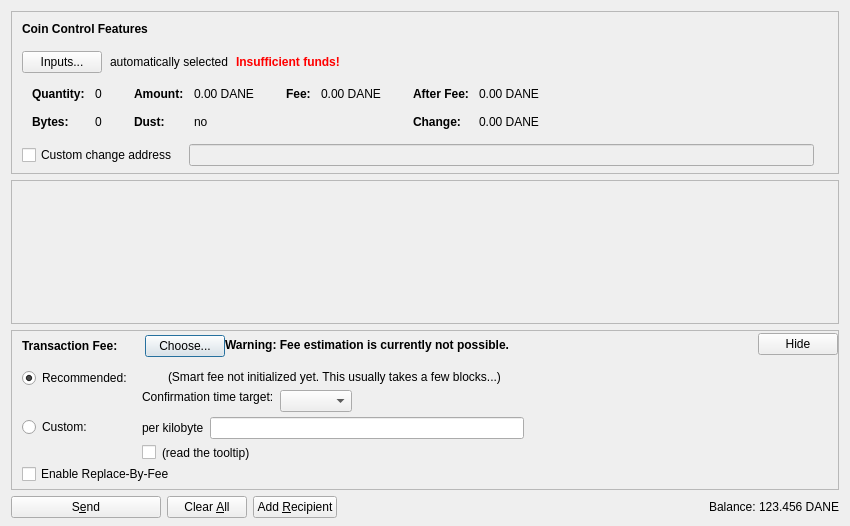
<?xml version="1.0" encoding="UTF-8"?>
<ui version="4.0">
 <class>SendCoinsDialog</class>
 <widget class="QDialog" name="SendCoinsDialog">
  <property name="geometry">
   <rect>
    <x>0</x>
    <y>0</y>
    <width>850</width>
    <height>526</height>
   </rect>
  </property>
  <property name="windowTitle">
   <string>Send Coins</string>
  </property>
  <layout class="QVBoxLayout" name="verticalLayout" stretch="0,1,0,0">
   <property name="bottomMargin">
    <number>8</number>
   </property>
   <item>
    <widget class="QFrame" name="frameCoinControl">
     <property name="sizePolicy">
      <sizepolicy hsizetype="Expanding" vsizetype="Expanding">
       <horstretch>0</horstretch>
       <verstretch>0</verstretch>
      </sizepolicy>
     </property>
     <property name="maximumSize">
      <size>
       <width>16777215</width>
       <height>16777215</height>
      </size>
     </property>
     <property name="frameShape">
      <enum>QFrame::StyledPanel</enum>
     </property>
     <property name="frameShadow">
      <enum>QFrame::Sunken</enum>
     </property>
     <layout class="QVBoxLayout" name="verticalLayoutCoinControl2">
      <property name="spacing">
       <number>0</number>
      </property>
      <property name="leftMargin">
       <number>0</number>
      </property>
      <property name="topMargin">
       <number>0</number>
      </property>
      <property name="rightMargin">
       <number>0</number>
      </property>
      <property name="bottomMargin">
       <number>6</number>
      </property>
      <item>
       <layout class="QVBoxLayout" name="verticalLayoutCoinControl" stretch="0,0,0,0,1">
        <property name="spacing">
         <number>0</number>
        </property>
        <property name="leftMargin">
         <number>10</number>
        </property>
        <property name="topMargin">
         <number>10</number>
        </property>
        <item>
         <layout class="QHBoxLayout" name="horizontalLayoutCoinControl1">
          <property name="bottomMargin">
           <number>15</number>
          </property>
          <item>
           <widget class="QLabel" name="labelCoinControlFeatures">
            <property name="sizePolicy">
             <sizepolicy hsizetype="Preferred" vsizetype="Maximum">
              <horstretch>0</horstretch>
              <verstretch>0</verstretch>
             </sizepolicy>
            </property>
            <property name="font">
             <font>
              <weight>75</weight>
              <bold>true</bold>
             </font>
            </property>
            <property name="styleSheet">
             <string notr="true">font-weight:bold;</string>
            </property>
            <property name="text">
             <string>Coin Control Features</string>
            </property>
           </widget>
          </item>
         </layout>
        </item>
        <item>
         <layout class="QHBoxLayout" name="horizontalLayoutCoinControl2" stretch="0,0,0,0">
          <property name="spacing">
           <number>8</number>
          </property>
          <property name="bottomMargin">
           <number>10</number>
          </property>
          <item>
           <widget class="QPushButton" name="pushButtonCoinControl">
            <property name="styleSheet">
             <string notr="true"/>
            </property>
            <property name="text">
             <string>Inputs...</string>
            </property>
            <property name="autoDefault">
             <bool>false</bool>
            </property>
           </widget>
          </item>
          <item>
           <widget class="QLabel" name="labelCoinControlAutomaticallySelected">
            <property name="text">
             <string>automatically selected</string>
            </property>
            <property name="margin">
             <number>5</number>
            </property>
           </widget>
          </item>
          <item>
           <widget class="QLabel" name="labelCoinControlInsuffFunds">
            <property name="font">
             <font>
              <weight>75</weight>
              <bold>true</bold>
             </font>
            </property>
            <property name="styleSheet">
             <string notr="true">color:red;font-weight:bold;</string>
            </property>
            <property name="text">
             <string>Insufficient funds!</string>
            </property>
            <property name="margin">
             <number>5</number>
            </property>
           </widget>
          </item>
          <item>
           <spacer name="horizontalSpacerCoinControl">
            <property name="orientation">
             <enum>Qt::Horizontal</enum>
            </property>
            <property name="sizeHint" stdset="0">
             <size>
              <width>40</width>
              <height>1</height>
             </size>
            </property>
           </spacer>
          </item>
         </layout>
        </item>
        <item>
         <widget class="QWidget" name="widgetCoinControl" native="true">
          <property name="sizePolicy">
           <sizepolicy hsizetype="Preferred" vsizetype="Preferred">
            <horstretch>0</horstretch>
            <verstretch>0</verstretch>
           </sizepolicy>
          </property>
          <property name="minimumSize">
           <size>
            <width>0</width>
            <height>0</height>
           </size>
          </property>
          <property name="styleSheet">
           <string notr="true"/>
          </property>
          <layout class="QHBoxLayout" name="horizontalLayoutCoinControl5">
           <property name="leftMargin">
            <number>0</number>
           </property>
           <property name="topMargin">
            <number>0</number>
           </property>
           <property name="rightMargin">
            <number>0</number>
           </property>
           <property name="bottomMargin">
            <number>0</number>
           </property>
           <item>
            <layout class="QHBoxLayout" name="horizontalLayoutCoinControl3" stretch="0,0,0,1">
             <property name="spacing">
              <number>20</number>
             </property>
             <property name="topMargin">
              <number>0</number>
             </property>
             <property name="bottomMargin">
              <number>10</number>
             </property>
             <item>
              <layout class="QFormLayout" name="formLayoutCoinControl1">
               <property name="horizontalSpacing">
                <number>10</number>
               </property>
               <property name="verticalSpacing">
                <number>14</number>
               </property>
               <property name="leftMargin">
                <number>10</number>
               </property>
               <property name="topMargin">
                <number>4</number>
               </property>
               <property name="rightMargin">
                <number>6</number>
               </property>
               <item row="0" column="0">
                <widget class="QLabel" name="labelCoinControlQuantityText">
                 <property name="font">
                  <font>
                   <weight>75</weight>
                   <bold>true</bold>
                  </font>
                 </property>
                 <property name="text">
                  <string>Quantity:</string>
                 </property>
                 <property name="margin">
                  <number>0</number>
                 </property>
                </widget>
               </item>
               <item row="0" column="1">
                <widget class="QLabel" name="labelCoinControlQuantity">
                 <property name="cursor">
                  <cursorShape>IBeamCursor</cursorShape>
                 </property>
                 <property name="contextMenuPolicy">
                  <enum>Qt::ActionsContextMenu</enum>
                 </property>
                 <property name="text">
                  <string notr="true">0</string>
                 </property>
                 <property name="margin">
                  <number>0</number>
                 </property>
                 <property name="textInteractionFlags">
                  <set>Qt::LinksAccessibleByMouse|Qt::TextSelectableByKeyboard|Qt::TextSelectableByMouse</set>
                 </property>
                </widget>
               </item>
               <item row="1" column="0">
                <widget class="QLabel" name="labelCoinControlBytesText">
                 <property name="font">
                  <font>
                   <weight>75</weight>
                   <bold>true</bold>
                  </font>
                 </property>
                 <property name="text">
                  <string>Bytes:</string>
                 </property>
                </widget>
               </item>
               <item row="1" column="1">
                <widget class="QLabel" name="labelCoinControlBytes">
                 <property name="cursor">
                  <cursorShape>IBeamCursor</cursorShape>
                 </property>
                 <property name="contextMenuPolicy">
                  <enum>Qt::ActionsContextMenu</enum>
                 </property>
                 <property name="text">
                  <string notr="true">0</string>
                 </property>
                 <property name="textInteractionFlags">
                  <set>Qt::LinksAccessibleByMouse|Qt::TextSelectableByKeyboard|Qt::TextSelectableByMouse</set>
                 </property>
                </widget>
               </item>
              </layout>
             </item>
             <item>
              <layout class="QFormLayout" name="formLayoutCoinControl2">
               <property name="horizontalSpacing">
                <number>10</number>
               </property>
               <property name="verticalSpacing">
                <number>14</number>
               </property>
               <property name="leftMargin">
                <number>6</number>
               </property>
               <property name="topMargin">
                <number>4</number>
               </property>
               <property name="rightMargin">
                <number>6</number>
               </property>
               <item row="0" column="0">
                <widget class="QLabel" name="labelCoinControlAmountText">
                 <property name="font">
                  <font>
                   <weight>75</weight>
                   <bold>true</bold>
                  </font>
                 </property>
                 <property name="text">
                  <string>Amount:</string>
                 </property>
                 <property name="margin">
                  <number>0</number>
                 </property>
                </widget>
               </item>
               <item row="0" column="1">
                <widget class="QLabel" name="labelCoinControlAmount">
                 <property name="cursor">
                  <cursorShape>IBeamCursor</cursorShape>
                 </property>
                 <property name="contextMenuPolicy">
                  <enum>Qt::ActionsContextMenu</enum>
                 </property>
                 <property name="text">
                  <string notr="true">0.00 DANE</string>
                 </property>
                 <property name="textInteractionFlags">
                  <set>Qt::LinksAccessibleByMouse|Qt::TextSelectableByKeyboard|Qt::TextSelectableByMouse</set>
                 </property>
                </widget>
               </item>
               <item row="1" column="0">
                <widget class="QLabel" name="labelCoinControlLowOutputText">
                 <property name="font">
                  <font>
                   <weight>75</weight>
                   <bold>true</bold>
                  </font>
                 </property>
                 <property name="text">
                  <string>Dust:</string>
                 </property>
                </widget>
               </item>
               <item row="1" column="1">
                <widget class="QLabel" name="labelCoinControlLowOutput">
                 <property name="cursor">
                  <cursorShape>IBeamCursor</cursorShape>
                 </property>
                 <property name="contextMenuPolicy">
                  <enum>Qt::ActionsContextMenu</enum>
                 </property>
                 <property name="text">
                  <string notr="true">no</string>
                 </property>
                 <property name="textInteractionFlags">
                  <set>Qt::LinksAccessibleByMouse|Qt::TextSelectableByKeyboard|Qt::TextSelectableByMouse</set>
                 </property>
                </widget>
               </item>
              </layout>
             </item>
             <item>
              <layout class="QFormLayout" name="formLayoutCoinControl3">
               <property name="horizontalSpacing">
                <number>10</number>
               </property>
               <property name="verticalSpacing">
                <number>14</number>
               </property>
               <property name="leftMargin">
                <number>6</number>
               </property>
               <property name="topMargin">
                <number>4</number>
               </property>
               <property name="rightMargin">
                <number>6</number>
               </property>
               <item row="0" column="0">
                <widget class="QLabel" name="labelCoinControlFeeText">
                 <property name="font">
                  <font>
                   <weight>75</weight>
                   <bold>true</bold>
                  </font>
                 </property>
                 <property name="text">
                  <string>Fee:</string>
                 </property>
                 <property name="margin">
                  <number>0</number>
                 </property>
                </widget>
               </item>
               <item row="0" column="1">
                <widget class="QLabel" name="labelCoinControlFee">
                 <property name="cursor">
                  <cursorShape>IBeamCursor</cursorShape>
                 </property>
                 <property name="contextMenuPolicy">
                  <enum>Qt::ActionsContextMenu</enum>
                 </property>
                 <property name="text">
                  <string notr="true">0.00 DANE</string>
                 </property>
                 <property name="textInteractionFlags">
                  <set>Qt::LinksAccessibleByMouse|Qt::TextSelectableByKeyboard|Qt::TextSelectableByMouse</set>
                 </property>
                </widget>
               </item>
              </layout>
             </item>
             <item>
              <layout class="QFormLayout" name="formLayoutCoinControl4">
               <property name="horizontalSpacing">
                <number>10</number>
               </property>
               <property name="verticalSpacing">
                <number>14</number>
               </property>
               <property name="leftMargin">
                <number>6</number>
               </property>
               <property name="topMargin">
                <number>4</number>
               </property>
               <property name="rightMargin">
                <number>6</number>
               </property>
               <item row="0" column="0">
                <widget class="QLabel" name="labelCoinControlAfterFeeText">
                 <property name="font">
                  <font>
                   <weight>75</weight>
                   <bold>true</bold>
                  </font>
                 </property>
                 <property name="text">
                  <string>After Fee:</string>
                 </property>
                 <property name="margin">
                  <number>0</number>
                 </property>
                </widget>
               </item>
               <item row="0" column="1">
                <widget class="QLabel" name="labelCoinControlAfterFee">
                 <property name="cursor">
                  <cursorShape>IBeamCursor</cursorShape>
                 </property>
                 <property name="contextMenuPolicy">
                  <enum>Qt::ActionsContextMenu</enum>
                 </property>
                 <property name="text">
                  <string notr="true">0.00 DANE</string>
                 </property>
                 <property name="textInteractionFlags">
                  <set>Qt::LinksAccessibleByMouse|Qt::TextSelectableByKeyboard|Qt::TextSelectableByMouse</set>
                 </property>
                </widget>
               </item>
               <item row="1" column="0">
                <widget class="QLabel" name="labelCoinControlChangeText">
                 <property name="font">
                  <font>
                   <weight>75</weight>
                   <bold>true</bold>
                  </font>
                 </property>
                 <property name="text">
                  <string>Change:</string>
                 </property>
                </widget>
               </item>
               <item row="1" column="1">
                <widget class="QLabel" name="labelCoinControlChange">
                 <property name="cursor">
                  <cursorShape>IBeamCursor</cursorShape>
                 </property>
                 <property name="contextMenuPolicy">
                  <enum>Qt::ActionsContextMenu</enum>
                 </property>
                 <property name="text">
                  <string notr="true">0.00 DANE</string>
                 </property>
                 <property name="textInteractionFlags">
                  <set>Qt::LinksAccessibleByMouse|Qt::TextSelectableByKeyboard|Qt::TextSelectableByMouse</set>
                 </property>
                </widget>
               </item>
              </layout>
             </item>
            </layout>
           </item>
          </layout>
         </widget>
        </item>
        <item>
         <layout class="QHBoxLayout" name="horizontalLayoutCoinControl4" stretch="0,0,0">
          <property name="spacing">
           <number>12</number>
          </property>
          <property name="sizeConstraint">
           <enum>QLayout::SetDefaultConstraint</enum>
          </property>
          <property name="topMargin">
           <number>5</number>
          </property>
          <property name="rightMargin">
           <number>5</number>
          </property>
          <item>
           <widget class="QCheckBox" name="checkBoxCoinControlChange">
            <property name="toolTip">
             <string>If this is activated, but the change address is empty or invalid, change will be sent to a newly generated address.</string>
            </property>
            <property name="text">
             <string>Custom change address</string>
            </property>
           </widget>
          </item>
          <item>
           <widget class="QValidatedLineEdit" name="lineEditCoinControlChange">
            <property name="enabled">
             <bool>false</bool>
            </property>
            <property name="sizePolicy">
             <sizepolicy hsizetype="Expanding" vsizetype="Fixed">
              <horstretch>0</horstretch>
              <verstretch>0</verstretch>
             </sizepolicy>
            </property>
           </widget>
          </item>
          <item>
           <widget class="QLabel" name="labelCoinControlChangeLabel">
            <property name="sizePolicy">
             <sizepolicy hsizetype="Preferred" vsizetype="Expanding">
              <horstretch>0</horstretch>
              <verstretch>0</verstretch>
             </sizepolicy>
            </property>
            <property name="minimumSize">
             <size>
              <width>0</width>
              <height>0</height>
             </size>
            </property>
            <property name="text">
             <string/>
            </property>
            <property name="margin">
             <number>3</number>
            </property>
           </widget>
          </item>
         </layout>
        </item>
        <item>
         <spacer name="verticalSpacerCoinControl">
          <property name="orientation">
           <enum>Qt::Vertical</enum>
          </property>
          <property name="sizeHint" stdset="0">
           <size>
            <width>800</width>
            <height>1</height>
           </size>
          </property>
         </spacer>
        </item>
       </layout>
      </item>
     </layout>
    </widget>
   </item>
   <item>
    <widget class="QScrollArea" name="scrollArea">
     <property name="widgetResizable">
      <bool>true</bool>
     </property>
     <widget class="QWidget" name="scrollAreaWidgetContents">
      <property name="geometry">
       <rect>
        <x>0</x>
        <y>0</y>
        <width>830</width>
        <height>104</height>
       </rect>
      </property>
      <layout class="QVBoxLayout" name="verticalLayout_2" stretch="0,1">
       <property name="leftMargin">
        <number>0</number>
       </property>
       <property name="topMargin">
        <number>0</number>
       </property>
       <property name="rightMargin">
        <number>0</number>
       </property>
       <property name="bottomMargin">
        <number>0</number>
       </property>
       <item>
        <layout class="QVBoxLayout" name="entries">
         <property name="spacing">
          <number>6</number>
         </property>
        </layout>
       </item>
       <item>
        <spacer name="verticalSpacer">
         <property name="orientation">
          <enum>Qt::Vertical</enum>
         </property>
         <property name="sizeHint" stdset="0">
          <size>
           <width>20</width>
           <height>40</height>
          </size>
         </property>
        </spacer>
       </item>
      </layout>
     </widget>
    </widget>
   </item>
   <item>
    <widget class="QFrame" name="frameFee">
     <property name="sizePolicy">
      <sizepolicy hsizetype="Expanding" vsizetype="Expanding">
       <horstretch>0</horstretch>
       <verstretch>0</verstretch>
      </sizepolicy>
     </property>
     <property name="maximumSize">
      <size>
       <width>16777215</width>
       <height>16777215</height>
      </size>
     </property>
     <property name="frameShape">
      <enum>QFrame::StyledPanel</enum>
     </property>
     <property name="frameShadow">
      <enum>QFrame::Sunken</enum>
     </property>
     <layout class="QVBoxLayout" name="verticalLayoutFee1">
      <property name="spacing">
       <number>0</number>
      </property>
      <property name="leftMargin">
       <number>0</number>
      </property>
      <property name="topMargin">
       <number>0</number>
      </property>
      <property name="rightMargin">
       <number>0</number>
      </property>
      <property name="bottomMargin">
       <number>0</number>
      </property>
      <item>
       <layout class="QVBoxLayout" name="verticalLayoutFee2" stretch="0,0,0">
        <property name="spacing">
         <number>0</number>
        </property>
        <property name="leftMargin">
         <number>10</number>
        </property>
        <property name="topMargin">
         <number>0</number>
        </property>
        <item>
         <layout class="QHBoxLayout" name="horizontalLayoutFee1">
          <property name="bottomMargin">
           <number>0</number>
          </property>
          <item>
           <layout class="QVBoxLayout" name="verticalLayoutFee7">
            <property name="spacing">
             <number>0</number>
            </property>
            <item>
             <spacer name="verticalSpacerSmartFee">
              <property name="orientation">
               <enum>Qt::Vertical</enum>
              </property>
              <property name="sizeType">
               <enum>QSizePolicy::Fixed</enum>
              </property>
              <property name="sizeHint" stdset="0">
               <size>
                <width>1</width>
                <height>4</height>
               </size>
              </property>
             </spacer>
            </item>
            <item>
             <layout class="QHBoxLayout" name="horizontalLayoutSmartFee">
              <property name="spacing">
               <number>10</number>
              </property>
              <item>
               <widget class="QLabel" name="labelFeeHeadline">
                <property name="sizePolicy">
                 <sizepolicy hsizetype="Preferred" vsizetype="Maximum">
                  <horstretch>0</horstretch>
                  <verstretch>0</verstretch>
                 </sizepolicy>
                </property>
                <property name="font">
                 <font>
                  <weight>75</weight>
                  <bold>true</bold>
                 </font>
                </property>
                <property name="styleSheet">
                 <string notr="true">font-weight:bold;</string>
                </property>
                <property name="text">
                 <string>Transaction Fee:</string>
                </property>
               </widget>
              </item>
              <item>
               <widget class="QLabel" name="labelFeeMinimized">
                <property name="text">
                 <string/>
                </property>
               </widget>
              </item>
              <item>
               <widget class="QPushButton" name="buttonChooseFee">
                <property name="text">
                 <string>Choose...</string>
                </property>
               </widget>
              </item>
             </layout>
            </item>
            <item>
             <spacer name="verticalSpacer_5">
              <property name="orientation">
               <enum>Qt::Vertical</enum>
              </property>
              <property name="sizeHint" stdset="0">
               <size>
                <width>1</width>
                <height>1</height>
               </size>
              </property>
             </spacer>
            </item>
           </layout>
          </item>
          <item>
           <widget class="QLabel" name="fallbackFeeWarningLabel">
            <property name="toolTip">
             <string>Using the fallbackfee can result in sending a transaction that will take several hours or days (or never) to confirm. Consider choosing your fee manually or wait until you have validated the complete chain.</string>
            </property>
            <property name="font">
            <font>
                <weight>75</weight>
                <bold>true</bold>
            </font>
            </property>
            <property name="text">
             <string>Warning: Fee estimation is currently not possible.</string>
            </property>
            <property name="wordWrap">
             <bool>false</bool>
            </property>
           </widget>
          </item>
          <item>
           <spacer name="horizontalSpacer_4">
            <property name="orientation">
             <enum>Qt::Horizontal</enum>
            </property>
            <property name="sizeType">
             <enum>QSizePolicy::MinimumExpanding</enum>
            </property>
            <property name="sizeHint" stdset="0">
             <size>
              <width>40</width>
              <height>20</height>
             </size>
            </property>
           </spacer>
          </item>
          <item>
           <widget class="QPushButton" name="buttonMinimizeFee">
            <property name="toolTip">
             <string>collapse fee-settings</string>
            </property>
            <property name="text">
             <string>Hide</string>
            </property>
           </widget>
          </item>
         </layout>
        </item>
        <item>
         <widget class="QFrame" name="frameFeeSelection">
          <layout class="QVBoxLayout" name="verticalLayoutFee12">
           <property name="spacing">
            <number>0</number>
           </property>
           <property name="leftMargin">
            <number>0</number>
           </property>
           <property name="topMargin">
            <number>0</number>
           </property>
           <property name="rightMargin">
            <number>0</number>
           </property>
           <property name="bottomMargin">
            <number>0</number>
           </property>
           <item>
            <layout class="QGridLayout" name="gridLayoutFee">
             <property name="topMargin">
              <number>10</number>
             </property>
             <property name="bottomMargin">
              <number>4</number>
             </property>
             <property name="horizontalSpacing">
              <number>10</number>
             </property>
             <property name="verticalSpacing">
              <number>4</number>
             </property>
             <item row="1" column="1">
              <layout class="QVBoxLayout" name="verticalLayoutFee8">
               <property name="spacing">
                <number>6</number>
               </property>
               <item>
                <layout class="QHBoxLayout" name="horizontalLayoutFee13">
                 <item>
                  <widget class="QLabel" name="labelCustomPerKilobyte">
                   <property name="toolTip">
                    <string>Specify a custom fee per kB (1,000 bytes) of the transaction's virtual size.

Note:  Since the fee is calculated on a per-byte basis, a fee of "100 satoshis per kB" for a transaction size of 500 bytes (half of 1 kB) would ultimately yield a fee of only 50 satoshis.</string>
                   </property>
                   <property name="text">
                    <string>per kilobyte</string>
                   </property>
                  </widget>
                 </item>
                 <item>
                  <widget class="DanecoinAmountField" name="customFee"/>
                 </item>
                 <item>
                  <spacer name="horizontalSpacer_6">
                   <property name="orientation">
                    <enum>Qt::Horizontal</enum>
                   </property>
                   <property name="sizeHint" stdset="0">
                    <size>
                     <width>1</width>
                     <height>1</height>
                    </size>
                   </property>
                  </spacer>
                 </item>
                </layout>
               </item>
               <item>
                <layout class="QHBoxLayout" name="horizontalLayoutFee8">
                 <item>
                  <widget class="QCheckBox" name="checkBoxMinimumFee">
                   <property name="toolTip">
                    <string>Paying only the minimum fee is just fine as long as there is less transaction volume than space in the blocks. But be aware that this can end up in a never confirming transaction once there is more demand for danecoin transactions than the network can process.</string>
                   </property>
                   <property name="text">
                    <string/>
                   </property>
                  </widget>
                 </item>
                 <item>
                  <widget class="QLabel" name="labelMinFeeWarning">
                   <property name="enabled">
                    <bool>true</bool>
                   </property>
                   <property name="toolTip">
                    <string>Paying only the minimum fee is just fine as long as there is less transaction volume than space in the blocks. But be aware that this can end up in a never confirming transaction once there is more demand for danecoin transactions than the network can process.</string>
                   </property>
                   <property name="text">
                    <string>(read the tooltip)</string>
                   </property>
                   <property name="margin">
                    <number>5</number>
                   </property>
                  </widget>
                 </item>
                 <item>
                  <spacer name="horizontalSpacer_2">
                   <property name="orientation">
                    <enum>Qt::Horizontal</enum>
                   </property>
                   <property name="sizeHint" stdset="0">
                    <size>
                     <width>1</width>
                     <height>1</height>
                    </size>
                   </property>
                  </spacer>
                 </item>
                </layout>
               </item>
              </layout>
             </item>
             <item row="0" column="0">
              <layout class="QVBoxLayout" name="verticalLayoutFee4" stretch="0,1">
               <item>
                <widget class="QRadioButton" name="radioSmartFee">
                 <property name="text">
                  <string>Recommended:</string>
                 </property>
                 <property name="checked">
                  <bool>true</bool>
                 </property>
                 <attribute name="buttonGroup">
                  <string notr="true">groupFee</string>
                 </attribute>
                </widget>
               </item>
               <item>
                <spacer name="verticalSpacer_2">
                 <property name="orientation">
                  <enum>Qt::Vertical</enum>
                 </property>
                 <property name="sizeHint" stdset="0">
                  <size>
                   <width>1</width>
                   <height>1</height>
                  </size>
                 </property>
                </spacer>
               </item>
              </layout>
             </item>
             <item row="1" column="0">
              <layout class="QVBoxLayout" name="verticalLayoutFee9" stretch="0,1">
               <item>
                <widget class="QRadioButton" name="radioCustomFee">
                 <property name="text">
                  <string>Custom:</string>
                 </property>
                 <attribute name="buttonGroup">
                  <string notr="true">groupFee</string>
                 </attribute>
                </widget>
               </item>
               <item>
                <spacer name="verticalSpacer_6">
                 <property name="orientation">
                  <enum>Qt::Vertical</enum>
                 </property>
                 <property name="sizeHint" stdset="0">
                  <size>
                   <width>1</width>
                   <height>1</height>
                  </size>
                 </property>
                </spacer>
               </item>
              </layout>
             </item>
             <item row="0" column="1">
              <layout class="QVBoxLayout" name="verticalLayoutFee3" stretch="0,0,1">
               <property name="spacing">
                <number>6</number>
               </property>
               <property name="topMargin">
                <number>2</number>
               </property>
               <item>
                <layout class="QHBoxLayout" name="horizontalLayoutFee12">
                 <item>
                  <widget class="QLabel" name="labelSmartFee">
                   <property name="text">
                    <string/>
                   </property>
                   <property name="margin">
                    <number>2</number>
                   </property>
                  </widget>
                 </item>
                 <item>
                  <widget class="QLabel" name="labelFeeEstimation">
                   <property name="text">
                    <string/>
                   </property>
                  </widget>
                 </item>
                 <item>
                  <widget class="QLabel" name="labelSmartFee2">
                   <property name="text">
                    <string>(Smart fee not initialized yet. This usually takes a few blocks...)</string>
                   </property>
                   <property name="margin">
                    <number>2</number>
                   </property>
                  </widget>
                 </item>
                 <item>
                  <spacer name="horizontalSpacer_5">
                   <property name="orientation">
                    <enum>Qt::Horizontal</enum>
                   </property>
                   <property name="sizeHint" stdset="0">
                    <size>
                     <width>1</width>
                     <height>1</height>
                    </size>
                   </property>
                  </spacer>
                 </item>
                </layout>
               </item>
               <item>
                <layout class="QHBoxLayout" name="horizontalLayoutFee9">
                 <item>
                  <layout class="QVBoxLayout" name="verticalLayoutFee6">
                   <item>
                    <widget class="QLabel" name="labelSmartFee3">
                     <property name="text">
                      <string>Confirmation time target:</string>
                     </property>
                     <property name="margin">
                      <number>2</number>
                     </property>
                    </widget>
                   </item>
                   <item>
                    <spacer name="verticalSpacer_3">
                     <property name="orientation">
                      <enum>Qt::Vertical</enum>
                     </property>
                     <property name="sizeHint" stdset="0">
                      <size>
                       <width>1</width>
                       <height>1</height>
                      </size>
                     </property>
                    </spacer>
                   </item>
                  </layout>
                 </item>
                 <item>
                  <layout class="QVBoxLayout" name="verticalLayoutFee5">
                   <property name="rightMargin">
                    <number>30</number>
                   </property>
                   <item>
                    <layout class="QHBoxLayout" name="horizontalLayoutConfTarget">
                     <property name="bottomMargin">
                      <number>0</number>
                     </property>
                     <item>
                      <widget class="QComboBox" name="confTargetSelector"/>
                     </item>
                     <item>
                      <spacer name="horizontalSpacerConfTarget">
                       <property name="orientation">
                        <enum>Qt::Horizontal</enum>
                       </property>
                       <property name="sizeHint" stdset="0">
                        <size>
                         <width>40</width>
                         <height>20</height>
                        </size>
                       </property>
                      </spacer>
                     </item>
                    </layout>
                   </item>
                  </layout>
                 </item>
                </layout>
               </item>
               <item>
                <spacer name="verticalSpacer_4">
                 <property name="orientation">
                  <enum>Qt::Vertical</enum>
                 </property>
                 <property name="sizeHint" stdset="0">
                  <size>
                   <width>1</width>
                   <height>1</height>
                  </size>
                 </property>
                </spacer>
               </item>
              </layout>
             </item>
            </layout>
           </item>
           <item>
            <widget class="QCheckBox" name="optInRBF">
             <property name="text">
              <string>Enable Replace-By-Fee</string>
             </property>
             <property name="toolTip">
              <string>With Replace-By-Fee (BIP-125) you can increase a transaction's fee after it is sent. Without this, a higher fee may be recommended to compensate for increased transaction delay risk.</string>
             </property>
            </widget>
           </item>
          </layout>
         </widget>
        </item>
        <item>
         <spacer name="verticalSpacerFee">
          <property name="orientation">
           <enum>Qt::Vertical</enum>
          </property>
          <property name="sizeHint" stdset="0">
           <size>
            <width>40</width>
            <height>5</height>
           </size>
          </property>
         </spacer>
        </item>
       </layout>
      </item>
     </layout>
    </widget>
   </item>
   <item>
    <layout class="QHBoxLayout" name="horizontalLayout">
     <item>
      <widget class="QPushButton" name="sendButton">
       <property name="minimumSize">
        <size>
         <width>150</width>
         <height>0</height>
        </size>
       </property>
       <property name="toolTip">
        <string>Confirm the send action</string>
       </property>
       <property name="text">
        <string>S&amp;end</string>
       </property>
       <property name="icon">
        <iconset resource="../danecoin.qrc">
         <normaloff>:/icons/send</normaloff>:/icons/send</iconset>
       </property>
       <property name="autoDefault">
        <bool>false</bool>
       </property>
       <property name="default">
        <bool>false</bool>
       </property>
      </widget>
     </item>
     <item>
      <widget class="QPushButton" name="clearButton">
       <property name="sizePolicy">
        <sizepolicy hsizetype="Minimum" vsizetype="Fixed">
         <horstretch>0</horstretch>
         <verstretch>0</verstretch>
        </sizepolicy>
       </property>
       <property name="toolTip">
        <string>Clear all fields of the form.</string>
       </property>
       <property name="text">
        <string>Clear &amp;All</string>
       </property>
       <property name="icon">
        <iconset resource="../danecoin.qrc">
         <normaloff>:/icons/remove</normaloff>:/icons/remove</iconset>
       </property>
       <property name="autoDefault">
        <bool>false</bool>
       </property>
      </widget>
     </item>
     <item>
      <widget class="QPushButton" name="addButton">
       <property name="toolTip">
        <string>Send to multiple recipients at once</string>
       </property>
       <property name="text">
        <string>Add &amp;Recipient</string>
       </property>
       <property name="icon">
        <iconset resource="../danecoin.qrc">
         <normaloff>:/icons/add</normaloff>:/icons/add</iconset>
       </property>
       <property name="autoDefault">
        <bool>false</bool>
       </property>
      </widget>
     </item>
     <item>
      <spacer name="horizontalSpacer">
       <property name="orientation">
        <enum>Qt::Horizontal</enum>
       </property>
       <property name="sizeHint" stdset="0">
        <size>
         <width>40</width>
         <height>20</height>
        </size>
       </property>
      </spacer>
     </item>
     <item>
      <layout class="QHBoxLayout" name="horizontalLayout_2">
       <property name="spacing">
        <number>3</number>
       </property>
       <item>
        <widget class="QLabel" name="label">
         <property name="sizePolicy">
          <sizepolicy hsizetype="Preferred" vsizetype="Fixed">
           <horstretch>0</horstretch>
           <verstretch>0</verstretch>
          </sizepolicy>
         </property>
         <property name="text">
          <string>Balance:</string>
         </property>
        </widget>
       </item>
       <item>
        <widget class="QLabel" name="labelBalance">
         <property name="sizePolicy">
          <sizepolicy hsizetype="Preferred" vsizetype="Fixed">
           <horstretch>0</horstretch>
           <verstretch>0</verstretch>
          </sizepolicy>
         </property>
         <property name="cursor">
          <cursorShape>IBeamCursor</cursorShape>
         </property>
         <property name="text">
          <string notr="true">123.456 DANE</string>
         </property>
         <property name="textInteractionFlags">
          <set>Qt::LinksAccessibleByMouse|Qt::TextSelectableByKeyboard|Qt::TextSelectableByMouse</set>
         </property>
        </widget>
       </item>
      </layout>
     </item>
    </layout>
   </item>
  </layout>
 </widget>
 <customwidgets>
  <customwidget>
   <class>QValidatedLineEdit</class>
   <extends>QLineEdit</extends>
   <header>qt/qvalidatedlineedit.h</header>
  </customwidget>
  <customwidget>
   <class>DanecoinAmountField</class>
   <extends>QLineEdit</extends>
   <header>qt/danecoinamountfield.h</header>
   <container>1</container>
  </customwidget>
 </customwidgets>
 <resources>
  <include location="../danecoin.qrc"/>
 </resources>
 <connections/>
 <buttongroups>
  <buttongroup name="groupFee"/>
 </buttongroups>
</ui>
